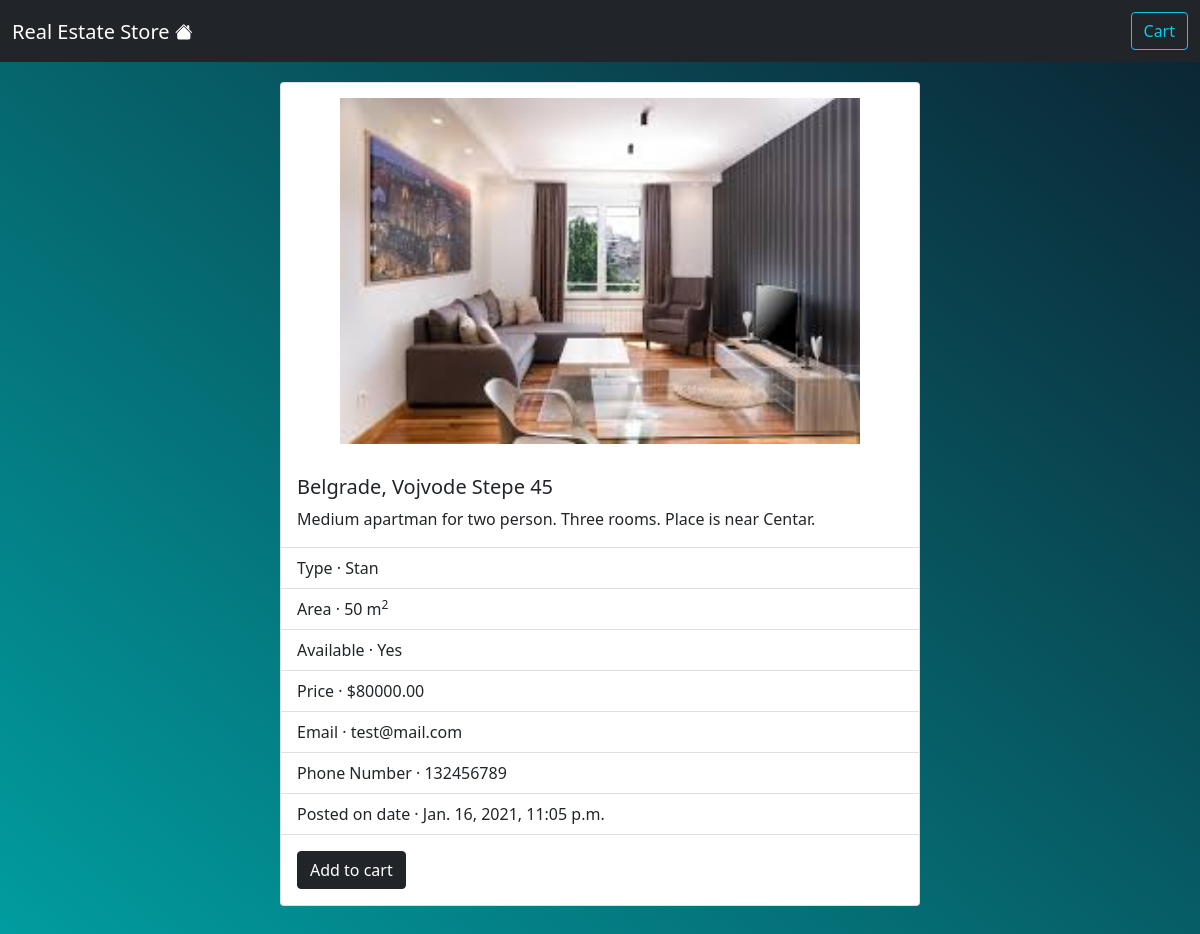
Page /detail/1/ on the committed database.
### realestate_store/models.py (models this page shows, shortened)
class RealEstate(models.Model):
    sity = models.CharField(max_length=200, db_index=True)
    address = models.CharField(max_length=200, db_index=True)
    type = models.ForeignKey(Type, related_name='realestates', on_delete=models.CASCADE,)
    areasqm = models.IntegerField()
    image = models.ImageField(upload_to = 'realestates/%Y/%m/%d', blank=True)
    description = models.TextField(default="No description")
    price = models.DecimalField(max_digits=12, decimal_places=2)
    date = models.DateTimeField(auto_now_add=True)
    available = models.BooleanField(default=True)
    email = models.EmailField()
    phone_number = models.CharField(max_length=12)
    class Meta:
        ordering = ('sity','address',)
        index_together = (('id', 'type'),)
        verbose_name_plural = 'realestates'

class Type(models.Model):
    name = models.CharField(max_length=200, db_index=True)
    class Meta:
        ordering = ('name',)
    def __str__(self): return self.name

### realestate_store/views.py (the view)
# urls.py: path('detail/<int:pk>/', RealEstateDetailView.as_view(), name='realestate_detail')
class RealEstateDetailView(DetailView):
    model = RealEstate
    template_name = 'realestate_detail.html'
    def get_context_data(self, **kwargs):
        context = super().get_context_data(**kwargs)
        context['cart'] = Cart(self.request)
        context['form'] = ButtonForm()
        return context

### templates/realestate_detail.html (shortened to what this page needs)
{% extends 'base.html' %}
{% block content %}
<div class="d-flex justify-content-center" style="padding: 20px 20px;">
  <div class="card " style="width: 40rem;">
    <img src="{{object.image.url}}" class="card-img-top align-self-center" alt="..." style="padding: 15px 15px; width:550px; height:auto;">
    <div class="card-body">
      <h5 class="card-title">{{object.sity}}, {{object.address}}</h5>
      <p class="card-text">{{object.description}}</p>
    </div>
    <ul class="list-group list-group-flush">
      <li class="list-group-item">Type  &middot; {{object.type}}</li>
      <li class="list-group-item">Area  &middot; {{object.areasqm}} m<sup>2</sup></li>
      <li class="list-group-item">Available  &middot; {% if object.available is True  %}Yes{% else %}No{% endif %}</li>
      <li class="list-group-item">Price  &middot; ${{object.price}}</li>
      <li class="list-group-item">Email  &middot; {{object.email}}</li>
      <li class="list-group-item">Phone Number  &middot; {{object.phone_number}}</li>
      <li class="list-group-item">Posted on date  &middot; {{object.date}}</li>
    </ul>
    <div class="card-body">
      <form action="{% url 'add_to_cart' object.id %}" method="Post">
        <button type="submit" class="btn btn-dark ml-2">Add to cart</button>
      </form>
    </div>
  </div>
</div>
{% endblock content %}

### rows in the picture
RealEstate: image (picture), sity "Belgrade", address "Vojvode Stepe 45", description "Medium apartman for two person. Three rooms. Place is near Centar.", type "Stan", areasqm "50", price "80000.00", email "test@mail.com", phone_number "132456789", date "Jan. 16, 2021, 11:05 p.m."
